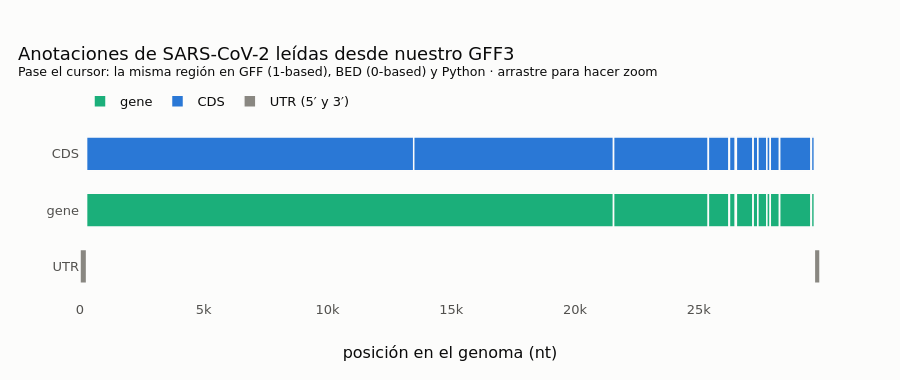

The notebook cell this image was saved under:
### Markdown cell above
### 🔍 Explorador interactivo de anotaciones

Cada barra es una fila del GFF3. Pase el cursor para ver, lado a lado, la línea **GFF** (1-based), la línea **BED**
equivalente (0-based) y el *slice* de Python que extrae exactamente esa secuencia. Note la fila doble de ORF1ab y las
UTRs en los extremos del genoma.

### Code cell
lane = {"five_prime_UTR": 0, "gene": 1, "CDS": 2, "three_prime_UTR": 0}
color = {"five_prime_UTR": ec.MUTED, "three_prime_UTR": ec.MUTED, "gene": ec.AQUA, "CDS": ec.BLUE}
legend_name = {"gene": "gene", "CDS": "CDS", "five_prime_UTR": "UTR (5′ y 3′)", "three_prime_UTR": "UTR (5′ y 3′)"}
fig = go.Figure()
for t in ["gene", "CDS", "five_prime_UTR", "three_prime_UTR"]:
    sub = gff[gff["type"] == t]
    hover = [f"<b>{r.type}</b> {r.attributes.split('Name=')[1].split(';')[0]}<br>"
             f"GFF (1-based): start={r.start}, end={r.end}, fase={r.phase}<br>"
             f"BED (0-based): start={r.start - 1}, end={r.end}<br>"
             f"Python: ref[{r.start - 1}:{r.end}] → {ref[r.start - 1:r.start + 5]}…<br>"
             f"longitud = {r.end - r.start + 1:,} nt" for r in sub.itertuples()]
    fig.add_trace(go.Bar(x=sub["end"] - sub["start"] + 1, base=sub["start"], y=[lane[t]] * len(sub),
                         orientation="h", marker=dict(color=color[t], line=dict(color=ec.SURFACE, width=1.5)),
                         name=legend_name[t], showlegend=(t != "three_prime_UTR"),
                         hovertext=hover, hoverinfo="text", width=0.6))
fig.update_layout(
    title=dict(text="Anotaciones de SARS-CoV-2 leídas desde nuestro GFF3"
                    "<br><sup>Pase el cursor: la misma región en GFF (1-based), BED (0-based) y Python · arrastre para hacer zoom</sup>"),
    barmode="overlay", height=380, margin=dict(t=120, l=80),
    yaxis=dict(tickvals=[0, 1, 2], ticktext=["UTR", "gene", "CDS"], showgrid=False, range=[-0.6, 2.6]),
    xaxis=dict(title="posición en el genoma (nt)", range=[0, len(ref)]),
    legend=dict(orientation="h", yanchor="bottom", y=1.02, x=0))
fig.show()

### Figure 1 — Plotly figure (JSON) as saved in the notebook; plotly's stock layout.template omitted (floating-point values rounded to 4 significant figures)
{"data": [{"base": [266, 21563, 25393, 26245, 26523, 27202, 27394, 27756, 27894, 28274, 29558], "hoverinfo": "text", "hovertext": ["<b>gene</b> ORF1ab<br>GFF (1-based): start=266, end=21555, fase=.<br>BED (0-based): start=265, end=21555<br>Python: ref[265:21555] → ATGGAG…<br>longitud = 21,290 nt", "<b>gene</b> S<br>GFF (1-based): start=21563, end=25384, fase=.<br>BED (0-based): start=21562, end=25384<br>Python: ref[21562:25384] → ATGTTT…<br>longitud = 3,822 nt", "<b>gene</b> ORF3a<br>GFF (1-based): start=25393, end=26220, fase=.<br>BED (0-based): start=25392, end=26220<br>Python: ref[25392:26220] → ATGGAT…<br>longitud = 828 nt", "<b>gene</b> E<br>GFF (1-based): start=26245, end=26472, fase=.<br>BED (0-based): start=26244, end=26472<br>Python: ref[26244:26472] → ATGTAC…<br>longitud = 228 nt", "<b>gene</b> M<br>GFF (1-based): start=26523, end=27191, fase=.<br>BED (0-based): start=26522, end=27191<br>Python: ref[26522:27191] → ATGGCA…<br>longitud = 669 nt", "<b>gene</b> ORF6<br>GFF (1-based): start=27202, end=27387, fase=.<br>BED (0-based): start=27201, end=27387<br>Python: ref[27201:27387] → ATGTTT…<br>longitud = 186 nt", "<b>gene</b> ORF7a<br>GFF (1-based): start=27394, end=27759, fase=.<br>BED (0-based): start=27393, end=27759<br>Python: ref[27393:27759] → ATGAAA…<br>longitud = 366 nt", "<b>gene</b> ORF7b<br>GFF (1-based): start=27756, end=27887, fase=.<br>BED (0-based): start=27755, end=27887<br>Python: ref[27755:27887] → ATGATT…<br>longitud = 132 nt", "<b>gene</b> ORF8<br>GFF (1-based): start=27894, end=28259, fase=.<br>BED (0-based): start=27893, end=28259<br>Python: ref[27893:28259] → ATGAAA…<br>longitud = 366 nt", "<b>gene</b> N<br>GFF (1-based): start=28274, end=29533, fase=.<br>BED (0-based): start=28273, end=29533<br>Python: ref[28273:29533] → ATGTCT…<br>longitud = 1,260 nt", "<b>gene</b> ORF10<br>GFF (1-based): start=29558, end=29674, fase=.<br>BED (0-based): start=29557, end=29674<br>Python: ref[29557:29674] → ATGGGC…<br>longitud = 117 nt"], "marker": {"color": "#1baf7a", "line": {"color": "#fcfcfb", "width": 1.5}}, "name": "gene", "orientation": "h", "showlegend": true, "type": "bar", "width": 0.6, "x": [21290, 3822, 828, 228, 669, 186, 366, 132, 366, 1260, 117], "y": [1, 1, 1, 1, 1, 1, 1, 1, 1, 1, 1]}, {"base": [266, 13468, 266, 21563, 25393, 26245, 26523, 27202, 27394, 27756, 27894, 28274, 29558], "hoverinfo": "text", "hovertext": ["<b>CDS</b> ORF1ab<br>GFF (1-based): start=266, end=13468, fase=0<br>BED (0-based): start=265, end=13468<br>Python: ref[265:13468] → ATGGAG…<br>longitud = 13,203 nt", "<b>CDS</b> ORF1ab<br>GFF (1-based): start=13468, end=21555, fase=0<br>BED (0-based): start=13467, end=21555<br>Python: ref[13467:21555] → CGGGTT…<br>longitud = 8,088 nt", "<b>CDS</b> ORF1ab<br>GFF (1-based): start=266, end=13483, fase=0<br>BED (0-based): start=265, end=13483<br>Python: ref[265:13483] → ATGGAG…<br>longitud = 13,218 nt", "<b>CDS</b> S<br>GFF (1-based): start=21563, end=25384, fase=0<br>BED (0-based): start=21562, end=25384<br>Python: ref[21562:25384] → ATGTTT…<br>longitud = 3,822 nt", "<b>CDS</b> ORF3a<br>GFF (1-based): start=25393, end=26220, fase=0<br>BED (0-based): start=25392, end=26220<br>Python: ref[25392:26220] → ATGGAT…<br>longitud = 828 nt", "<b>CDS</b> E<br>GFF (1-based): start=26245, end=26472, fase=0<br>BED (0-based): start=26244, end=26472<br>Python: ref[26244:26472] → ATGTAC…<br>longitud = 228 nt", "<b>CDS</b> M<br>GFF (1-based): start=26523, end=27191, fase=0<br>BED (0-based): start=26522, end=27191<br>Python: ref[26522:27191] → ATGGCA…<br>longitud = 669 nt", "<b>CDS</b> ORF6<br>GFF (1-based): start=27202, end=27387, fase=0<br>BED (0-based): start=27201, end=27387<br>Python: ref[27201:27387] → ATGTTT…<br>longitud = 186 nt", "<b>CDS</b> ORF7a<br>GFF (1-based): start=27394, end=27759, fase=0<br>BED (0-based): start=27393, end=27759<br>Python: ref[27393:27759] → ATGAAA…<br>longitud = 366 nt", "<b>CDS</b> ORF7b<br>GFF (1-based): start=27756, end=27887, fase=0<br>BED (0-based): start=27755, end=27887<br>Python: ref[27755:27887] → ATGATT…<br>longitud = 132 nt", "<b>CDS</b> ORF8<br>GFF (1-based): start=27894, end=28259, fase=0<br>BED (0-based): start=27893, end=28259<br>Python: ref[27893:28259] → ATGAAA…<br>longitud = 366 nt", "<b>CDS</b> N<br>GFF (1-based): start=28274, end=29533, fase=0<br>BED (0-based): start=28273, end=29533<br>Python: ref[28273:29533] → ATGTCT…<br>longitud = 1,260 nt", "<b>CDS</b> ORF10<br>GFF (1-based): start=29558, end=29674, fase=0<br>BED (0-based): start=29557, end=29674<br>Python: ref[29557:29674] → ATGGGC…<br>longitud = 117 nt"], "marker": {"color": "#2a78d6", "line": {"color": "#fcfcfb", "width": 1.5}}, "name": "CDS", "orientation": "h", "showlegend": true, "type": "bar", "width": 0.6, "x": [13203, 8088, 13218, 3822, 828, 228, 669, 186, 366, 132, 366, 1260, 117], "y": [2, 2, 2, 2, 2, 2, 2, 2, 2, 2, 2, 2, 2]}, {"base": [1], "hoverinfo": "text", "hovertext": ["<b>five_prime_UTR</b> five_prime_UTR<br>GFF (1-based): start=1, end=265, fase=.<br>BED (0-based): start=0, end=265<br>Python: ref[0:265] → ATTAAA…<br>longitud = 265 nt"], "marker": {"color": "#898781", "line": {"color": "#fcfcfb", "width": 1.5}}, "name": "UTR (5′ y 3′)", "orientation": "h", "showlegend": true, "type": "bar", "width": 0.6, "x": [265], "y": [0]}, {"base": [29675], "hoverinfo": "text", "hovertext": ["<b>three_prime_UTR</b> three_prime_UTR<br>GFF (1-based): start=29675, end=29903, fase=.<br>BED (0-based): start=29674, end=29903<br>Python: ref[29674:29903] → CAATCT…<br>longitud = 229 nt"], "marker": {"color": "#898781", "line": {"color": "#fcfcfb", "width": 1.5}}, "name": "UTR (5′ y 3′)", "orientation": "h", "showlegend": false, "type": "bar", "width": 0.6, "x": [229], "y": [0]}], "layout": {"barmode": "overlay", "height": 380, "legend": {"orientation": "h", "x": 0, "y": 1.02, "yanchor": "bottom"}, "margin": {"l": 80, "t": 120}, "title": {"text": "Anotaciones de SARS-CoV-2 leídas desde nuestro GFF3<br><sup>Pase el cursor: la misma región en GFF (1-based), BED (0-based) y Python · arrastre para hacer zoom</sup>"}, "xaxis": {"range": [0, 29903], "title": {"text": "posición en el genoma (nt)"}}, "yaxis": {"range": [-0.6, 2.6], "showgrid": false, "ticktext": ["UTR", "gene", "CDS"], "tickvals": [0, 1, 2]}}}
